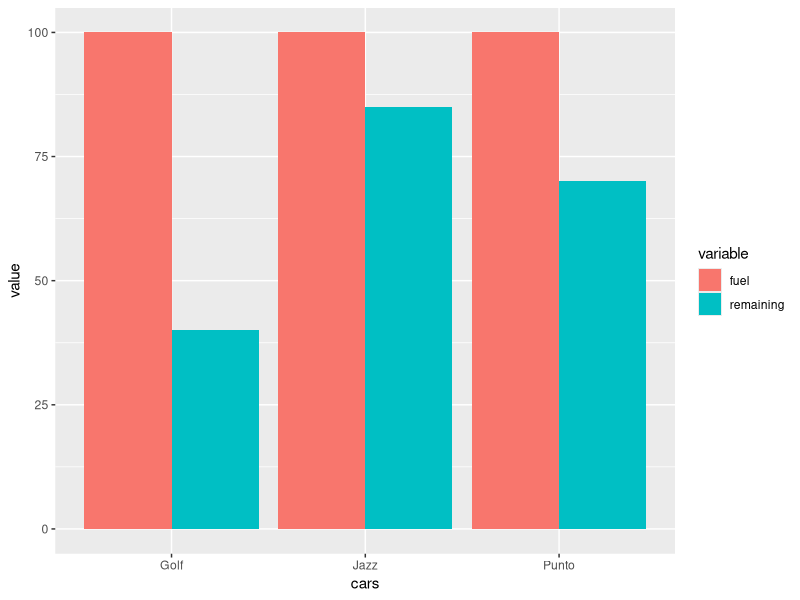

This figure's R source:
# 
# R demonstration of Standard Procedural With some Functions
# 

library(ggplot2)
library(reshape2)

drive_car <- function(starting_tank, ppm, distance) {
  tank_change = c()
  for(i in 0:distance) {
    tankchange <- c(tankchange, starting_tank - (ppm * distance))
  }
  return(tank_change)
}

cars <- c('Punto', 'Golf', 'Jazz')
fuel <- c(100,100,100) # inital fuel tank percent full
ppm <- c(10,20,5) # percent per mile fuel usage

remaining <- c()
miles <- 3

for (i in 1:length(fuel)) {
  remaining <- c(remaining, (fuel[i] - (ppm[i]*3)))
}

car_frame <- data.frame(cars, fuel, remaining)
car_frame.m <- melt(car_frame, id.vars='cars')

ggplot(car_frame.m, aes(cars, value)) +   
  geom_bar(aes(fill = variable), position = "dodge", stat="identity")

